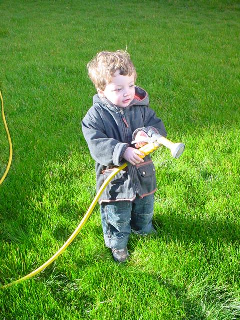
#> input picture examples/im3.png, 240 x 320 px
$ python inference.py
#> lines starting #> are read from the running program, lines starting #| are printed output that depends on the picture
### high_dim_filter_loader.py
# -*- coding: utf-8 -*-

import numpy as np
from cython.permutohedral_lattice import permutohedral_lattice_filter

def _compute_spatial_kernel(height, width, theta_gamma):
    positions = np.zeros((height, width, 2), dtype='float32')
    for r in range(height):
        for c in range(width):
            positions[r, c, 0] = c / theta_gamma
            positions[r, c, 1] = r / theta_gamma

    return positions

# [12 lines left out: function _compute_bilateral_kernel, not called in this run]

def spatial_high_dim_filter(inp, theta_gamma):
    height, width, _ = inp.shape

    print('Computing spatial kernel...')
    positions = _compute_spatial_kernel(height, width, theta_gamma)
    print('Spatial kernel computed.')

    print('High order filtering...')
    out = permutohedral_lattice_filter(inp, positions)
    print('High order filtered.')

    return out

# [10 lines left out: function bilateral_high_dim_filter, not called in this run]

### inference.py
# -*- coding: utf-8 -*-

import numpy as np
from high_dim_filter_loader import spatial_high_dim_filter, bilateral_high_dim_filter
from PIL import Image
import matplotlib.pyplot as plt
from cv2 import cv2

def unary_from_labels(labels, n_labels, gt_prob, zero_unsure=True):
    """
    Simple classifier that is 50% certain that the annotation is correct.
    (same as in the inference example).


    Parameters
    ----------
    labels: numpy.array
        The label-map, i.e. an array of your data's shape where each unique
        value corresponds to a label.
    n_labels: int
        The total number of labels there are.
        If `zero_unsure` is True (the default), this number should not include
        `0` in counting the labels, since `0` is not a label!
    gt_prob: float
        The certainty of the ground-truth (must be within (0,1)).
    zero_unsure: bool
        If `True`, treat the label value `0` as meaning "could be anything",
        i.e. entries with this value will get uniform unary probability.
        If `False`, do not treat the value `0` specially, but just as any
        other class.
    """
    assert 0 < gt_prob < 1, "`gt_prob must be in (0,1)."

    labels = labels.flatten()

    n_energy = -np.log((1.0 - gt_prob) / (n_labels - 1))
    p_energy = -np.log(gt_prob)

    # Note that the order of the following operations is important.
    # That's because the later ones overwrite part of the former ones, and only
    # after all of them is `U` correct!
    U = np.full((n_labels, len(labels)), n_energy, dtype='float32')
    U[labels - 1 if zero_unsure else labels, np.arange(U.shape[1])] = p_energy

    # Overwrite 0-labels using uniform probability, i.e. "unsure".
    if zero_unsure:
        U[:, labels == 0] = -np.log(1.0 / n_labels)

    return U

def _diagonal_compatibility(shape):
    return np.eye(shape[0], shape[1], dtype=np.float32)

def _potts_compatibility(shape):
    return -1 * _diagonal_compatibility(shape)

def _softmax(x):
    e_x = np.exp(x - x.max(axis=-1, keepdims=True))
    return e_x / e_x.sum(axis=-1, keepdims=True)

def inference(image, unary, num_classes, theta_alpha, theta_beta, theta_gamma, spatial_compat, bilateral_compat, num_iterations):
    spatial_weights = spatial_compat * _diagonal_compatibility((num_classes, num_classes))
    bilateral_weights = bilateral_compat * _diagonal_compatibility((num_classes, num_classes))
    compatibility_matrix = _potts_compatibility((num_classes, num_classes))

    height, width, _ = image.shape
    all_ones = np.ones((height, width, num_classes), dtype=np.float32)

    spatial_norm_vals = spatial_high_dim_filter(all_ones, theta_gamma)
    bilateral_norm_vals = bilateral_high_dim_filter(all_ones, image, theta_alpha, theta_beta)

    # Initialize Q
    Q = _softmax(-unary)

    for i in range(num_iterations):
        print('iter {}'.format(i))
        tmp1 = -unary

        # Message passing - spatial
        spatial_out = spatial_high_dim_filter(Q, theta_gamma)
        spatial_out /= spatial_norm_vals

        # Message passing - bilateral
        bilateral_out = bilateral_high_dim_filter(Q, image, theta_alpha, theta_beta)
        bilateral_out /= bilateral_norm_vals

        # Message passing
        message_passing = spatial_out.reshape((-1, num_classes)).dot(spatial_weights) + bilateral_out.reshape((-1, num_classes)).dot(bilateral_weights)

        # Compatibility transform
        pairwise = message_passing.dot(compatibility_matrix)
        pairwise = pairwise.reshape((height, width, num_classes))

        # Local update
        tmp1 -= pairwise

        # Normalize
        Q = _softmax(tmp1)

    return Q


if __name__ == "__main__":
    img = cv2.imread('examples/im3.png')
#> img is the input picture: shape (320, 240, 3); mean B, G, R 55.8, 147.2, 97.8
    anno_rgb = cv2.imread('examples/anno3.png').astype(np.uint32)
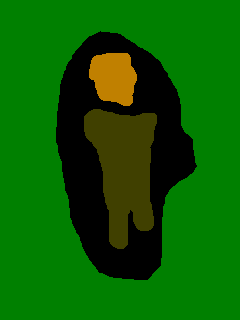
#> input picture examples/anno3.png, 240 x 320 px
    anno_lbl = anno_rgb[:,:,0] + (anno_rgb[:,:,1] << 8) + (anno_rgb[:,:,2] << 16)
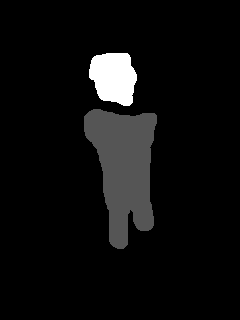
#> anno_lbl: shape (320, 240) uint32; min 0, max 12615680, mean 701263.8; drawn with min black and max white

    colors, labels = np.unique(anno_lbl, return_inverse=True)
#> colors = [0, 32768, 4210688, 12615680]

    HAS_UNK = 0 in colors
#> HAS_UNK = True
    if HAS_UNK:
        print("Found a full-black pixel in annotation image, assuming it means 'unknown' label, and will thus not be present in the output!")
        print("If 0 is an actual label for you, consider writing your own code, or simply giving your labels only non-zero values.")
        colors = colors[1:]
#> colors = [32768, 4210688, 12615680]

    colorize = np.empty((len(colors), 3), np.uint8)
#> colorize = [[32, 27, 223], [215, 149, 127], [0, 0, 32]]
    colorize[:,0] = (colors & 0x0000FF)
    colorize[:,1] = (colors & 0x00FF00) >> 8
    colorize[:,2] = (colors & 0xFF0000) >> 16

    n_labels = len(set(labels.flat)) - int(HAS_UNK)
#> n_labels = 3
    print(n_labels, " labels", (" plus \"unknown\" 0: " if HAS_UNK else ""), set(labels.flat))
#| 3  labels  plus "unknown" 0:  {0, 1, 2, 3}

    unary = unary_from_labels(labels, n_labels, 0.7, HAS_UNK)
#> in unary_from_labels, `n_energy = -np.log((1.0 - gt_prob) / (n_labels - 1))`: n_energy = 1.9
    unary = np.rollaxis(unary.reshape(n_labels, *img.shape[:2]), 0, 3)
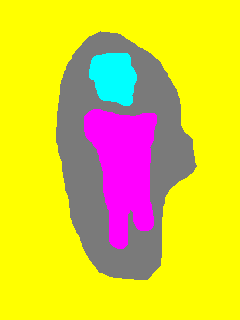
#> unary: shape (320, 240, 3) float32; mean B, G, R 0.682, 1.6, 1.69; drawn with min black and max white

    pred = inference(img, unary, n_labels, theta_alpha=80., theta_beta=13., theta_gamma=3., spatial_compat=3., bilateral_compat=10., num_iterations=10)
#> in inference, `spatial_weights = spatial_compat * _diagonal_compatibility((num_classe..`: spatial_weights = [[3, 0, 0], [0, 3, 0], [0, 0, 3]]
#> in inference, `bilateral_weights = bilateral_compat * _diagonal_compatibility((num_cl..`: bilateral_weights = [[10, 0, 0], [0, 10, 0], [0, 0, 10]]
#> in inference, `compatibility_matrix = _potts_compatibility((num_classes, num_classes))`: compatibility_matrix = [[-1, 0, 0], [0, -1, 0], [0, 0, -1]]
#> (the run stopped early here; a loop or call above may not have finished)
